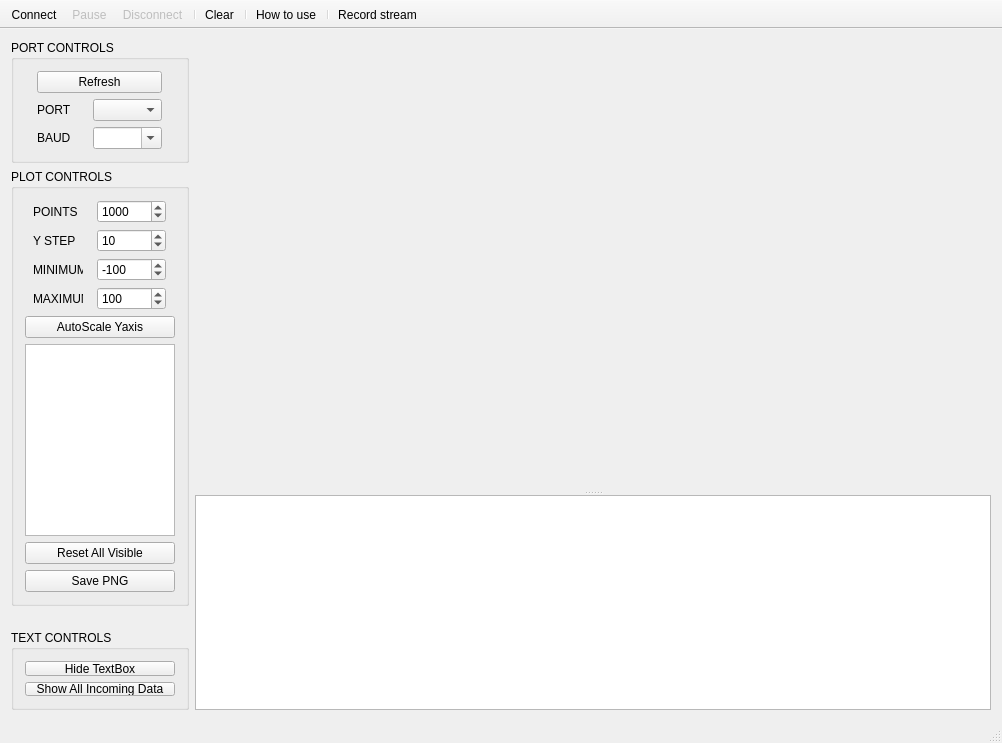
<?xml version="1.0" encoding="UTF-8"?>
<ui version="4.0">
 <class>MainWindow</class>
 <widget class="QMainWindow" name="MainWindow">
  <property name="geometry">
   <rect>
    <x>0</x>
    <y>0</y>
    <width>1002</width>
    <height>743</height>
   </rect>
  </property>
  <property name="minimumSize">
   <size>
    <width>840</width>
    <height>620</height>
   </size>
  </property>
  <property name="windowTitle">
   <string>Ground Motion Detection System</string>
  </property>
  <widget class="QWidget" name="centralWidget">
   <layout class="QGridLayout" name="gridLayout_3">
    <item row="0" column="0">
     <layout class="QVBoxLayout" name="controlsLayout">
      <item>
       <widget class="QGroupBox" name="PortControlsBox">
        <property name="title">
         <string>PORT CONTROLS</string>
        </property>
        <property name="flat">
         <bool>false</bool>
        </property>
        <property name="checkable">
         <bool>false</bool>
        </property>
        <layout class="QGridLayout" name="gridLayout">
         <item row="0" column="0">
          <layout class="QVBoxLayout" name="verticalLayout_3">
           <item>
            <widget class="QPushButton" name="pushButton">
             <property name="text">
              <string>Refresh</string>
             </property>
            </widget>
           </item>
           <item>
            <layout class="QHBoxLayout" name="horizontalLayout">
             <item>
              <widget class="QLabel" name="labelPort">
               <property name="maximumSize">
                <size>
                 <width>50</width>
                 <height>16777215</height>
                </size>
               </property>
               <property name="text">
                <string>PORT</string>
               </property>
              </widget>
             </item>
             <item>
              <widget class="QComboBox" name="comboPort">
               <property name="sizePolicy">
                <sizepolicy hsizetype="Fixed" vsizetype="Fixed">
                 <horstretch>0</horstretch>
                 <verstretch>0</verstretch>
                </sizepolicy>
               </property>
               <property name="minimumSize">
                <size>
                 <width>69</width>
                 <height>0</height>
                </size>
               </property>
               <property name="maximumSize">
                <size>
                 <width>69</width>
                 <height>16777215</height>
                </size>
               </property>
              </widget>
             </item>
            </layout>
           </item>
           <item>
            <layout class="QHBoxLayout" name="horizontalLayout_2">
             <item>
              <widget class="QLabel" name="labelBaud">
               <property name="maximumSize">
                <size>
                 <width>50</width>
                 <height>16777215</height>
                </size>
               </property>
               <property name="text">
                <string>BAUD</string>
               </property>
              </widget>
             </item>
             <item>
              <widget class="QComboBox" name="comboBaud">
               <property name="sizePolicy">
                <sizepolicy hsizetype="Fixed" vsizetype="Fixed">
                 <horstretch>0</horstretch>
                 <verstretch>0</verstretch>
                </sizepolicy>
               </property>
               <property name="minimumSize">
                <size>
                 <width>69</width>
                 <height>0</height>
                </size>
               </property>
               <property name="maximumSize">
                <size>
                 <width>69</width>
                 <height>16777215</height>
                </size>
               </property>
               <property name="editable">
                <bool>true</bool>
               </property>
              </widget>
             </item>
            </layout>
           </item>
          </layout>
         </item>
        </layout>
       </widget>
      </item>
      <item>
       <widget class="QGroupBox" name="PlotControlsBox">
        <property name="title">
         <string>PLOT CONTROLS</string>
        </property>
        <layout class="QGridLayout" name="gridLayout_2">
         <item row="0" column="0">
          <layout class="QVBoxLayout" name="plotControlsLayout">
           <item>
            <layout class="QHBoxLayout" name="horizontalLayout_10">
             <item>
              <widget class="QLabel" name="pointsLabel">
               <property name="minimumSize">
                <size>
                 <width>50</width>
                 <height>0</height>
                </size>
               </property>
               <property name="maximumSize">
                <size>
                 <width>50</width>
                 <height>16777215</height>
                </size>
               </property>
               <property name="text">
                <string>POINTS</string>
               </property>
              </widget>
             </item>
             <item>
              <widget class="QSpinBox" name="spinPoints">
               <property name="minimumSize">
                <size>
                 <width>69</width>
                 <height>0</height>
                </size>
               </property>
               <property name="maximumSize">
                <size>
                 <width>69</width>
                 <height>16777215</height>
                </size>
               </property>
               <property name="minimum">
                <number>0</number>
               </property>
               <property name="maximum">
                <number>999999999</number>
               </property>
               <property name="singleStep">
                <number>10</number>
               </property>
               <property name="value">
                <number>1000</number>
               </property>
              </widget>
             </item>
            </layout>
           </item>
           <item>
            <layout class="QHBoxLayout" name="horizontalLayout_9">
             <item>
              <widget class="QLabel" name="labelYStep">
               <property name="minimumSize">
                <size>
                 <width>50</width>
                 <height>0</height>
                </size>
               </property>
               <property name="maximumSize">
                <size>
                 <width>50</width>
                 <height>16777215</height>
                </size>
               </property>
               <property name="text">
                <string>Y STEP</string>
               </property>
              </widget>
             </item>
             <item>
              <widget class="QSpinBox" name="spinYStep">
               <property name="minimumSize">
                <size>
                 <width>69</width>
                 <height>0</height>
                </size>
               </property>
               <property name="maximumSize">
                <size>
                 <width>69</width>
                 <height>16777215</height>
                </size>
               </property>
               <property name="minimum">
                <number>1</number>
               </property>
               <property name="maximum">
                <number>10000</number>
               </property>
               <property name="singleStep">
                <number>1</number>
               </property>
               <property name="value">
                <number>10</number>
               </property>
              </widget>
             </item>
            </layout>
           </item>
           <item>
            <layout class="QHBoxLayout" name="horizontalLayout_7">
             <item>
              <widget class="QLabel" name="label">
               <property name="minimumSize">
                <size>
                 <width>50</width>
                 <height>0</height>
                </size>
               </property>
               <property name="maximumSize">
                <size>
                 <width>50</width>
                 <height>16777215</height>
                </size>
               </property>
               <property name="text">
                <string>MINIMUM</string>
               </property>
              </widget>
             </item>
             <item>
              <widget class="QSpinBox" name="spinAxesMin">
               <property name="minimumSize">
                <size>
                 <width>69</width>
                 <height>0</height>
                </size>
               </property>
               <property name="maximumSize">
                <size>
                 <width>69</width>
                 <height>16777215</height>
                </size>
               </property>
               <property name="minimum">
                <number>-65536</number>
               </property>
               <property name="maximum">
                <number>65536</number>
               </property>
               <property name="singleStep">
                <number>10</number>
               </property>
               <property name="value">
                <number>-100</number>
               </property>
              </widget>
             </item>
            </layout>
           </item>
           <item>
            <layout class="QHBoxLayout" name="horizontalLayout_8">
             <item>
              <widget class="QLabel" name="label_2">
               <property name="minimumSize">
                <size>
                 <width>50</width>
                 <height>0</height>
                </size>
               </property>
               <property name="maximumSize">
                <size>
                 <width>50</width>
                 <height>16777215</height>
                </size>
               </property>
               <property name="text">
                <string>MAXIMUM</string>
               </property>
              </widget>
             </item>
             <item>
              <widget class="QSpinBox" name="spinAxesMax">
               <property name="minimumSize">
                <size>
                 <width>69</width>
                 <height>0</height>
                </size>
               </property>
               <property name="maximumSize">
                <size>
                 <width>69</width>
                 <height>16777215</height>
                </size>
               </property>
               <property name="minimum">
                <number>-65536</number>
               </property>
               <property name="maximum">
                <number>65536</number>
               </property>
               <property name="singleStep">
                <number>10</number>
               </property>
               <property name="value">
                <number>100</number>
               </property>
              </widget>
             </item>
            </layout>
           </item>
           <item>
            <widget class="QPushButton" name="pushButton_AutoScale">
             <property name="sizeIncrement">
              <size>
               <width>0</width>
               <height>8</height>
              </size>
             </property>
             <property name="text">
              <string>AutoScale Yaxis</string>
             </property>
            </widget>
           </item>
           <item>
            <widget class="QListWidget" name="listWidget_Channels">
             <property name="sizePolicy">
              <sizepolicy hsizetype="Minimum" vsizetype="MinimumExpanding">
               <horstretch>0</horstretch>
               <verstretch>0</verstretch>
              </sizepolicy>
             </property>
             <property name="minimumSize">
              <size>
               <width>0</width>
               <height>0</height>
              </size>
             </property>
             <property name="maximumSize">
              <size>
               <width>150</width>
               <height>16777215</height>
              </size>
             </property>
             <property name="layoutDirection">
              <enum>Qt::LeftToRight</enum>
             </property>
             <property name="autoScroll">
              <bool>false</bool>
             </property>
             <property name="editTriggers">
              <set>QAbstractItemView::NoEditTriggers</set>
             </property>
             <property name="alternatingRowColors">
              <bool>true</bool>
             </property>
             <property name="selectionBehavior">
              <enum>QAbstractItemView::SelectItems</enum>
             </property>
             <property name="textElideMode">
              <enum>Qt::ElideMiddle</enum>
             </property>
             <property name="resizeMode">
              <enum>QListView::Adjust</enum>
             </property>
             <property name="modelColumn">
              <number>0</number>
             </property>
             <property name="selectionRectVisible">
              <bool>true</bool>
             </property>
            </widget>
           </item>
           <item>
            <widget class="QPushButton" name="pushButton_ResetVisible">
             <property name="text">
              <string>Reset All Visible</string>
             </property>
            </widget>
           </item>
           <item>
            <widget class="QPushButton" name="savePNGButton">
             <property name="text">
              <string>Save PNG</string>
             </property>
            </widget>
           </item>
          </layout>
         </item>
        </layout>
       </widget>
      </item>
      <item>
       <spacer name="verticalSpacer">
        <property name="orientation">
         <enum>Qt::Vertical</enum>
        </property>
        <property name="sizeHint" stdset="0">
         <size>
          <width>20</width>
          <height>40</height>
         </size>
        </property>
       </spacer>
      </item>
      <item>
       <widget class="QGroupBox" name="gridGroupBox">
        <property name="minimumSize">
         <size>
          <width>0</width>
          <height>80</height>
         </size>
        </property>
        <property name="title">
         <string>TEXT CONTROLS</string>
        </property>
        <layout class="QGridLayout" name="TextControlsBox">
         <item row="0" column="0">
          <layout class="QVBoxLayout" name="verticalLayout">
           <item>
            <widget class="QPushButton" name="pushButton_TextEditHide">
             <property name="text">
              <string>Hide TextBox</string>
             </property>
             <property name="checkable">
              <bool>true</bool>
             </property>
             <property name="checked">
              <bool>false</bool>
             </property>
            </widget>
           </item>
           <item>
            <widget class="QPushButton" name="pushButton_ShowallData">
             <property name="text">
              <string>Show All Incoming Data</string>
             </property>
             <property name="checkable">
              <bool>true</bool>
             </property>
            </widget>
           </item>
          </layout>
         </item>
        </layout>
       </widget>
      </item>
     </layout>
    </item>
    <item row="0" column="1">
     <layout class="QGridLayout" name="gridLayout_4">
      <item row="1" column="0">
       <widget class="QSplitter" name="splitter">
        <property name="sizePolicy">
         <sizepolicy hsizetype="Expanding" vsizetype="MinimumExpanding">
          <horstretch>0</horstretch>
          <verstretch>0</verstretch>
         </sizepolicy>
        </property>
        <property name="font">
         <font>
          <family>Consolas</family>
         </font>
        </property>
        <property name="frameShape">
         <enum>QFrame::NoFrame</enum>
        </property>
        <property name="orientation">
         <enum>Qt::Vertical</enum>
        </property>
        <property name="opaqueResize">
         <bool>true</bool>
        </property>
        <property name="handleWidth">
         <number>5</number>
        </property>
        <property name="childrenCollapsible">
         <bool>false</bool>
        </property>
        <widget class="QCustomPlot" name="plot" native="true">
         <property name="sizePolicy">
          <sizepolicy hsizetype="Preferred" vsizetype="Expanding">
           <horstretch>0</horstretch>
           <verstretch>0</verstretch>
          </sizepolicy>
         </property>
         <property name="minimumSize">
          <size>
           <width>0</width>
           <height>400</height>
          </size>
         </property>
        </widget>
        <widget class="QTextEdit" name="textEdit_UartWindow">
         <property name="sizePolicy">
          <sizepolicy hsizetype="Preferred" vsizetype="Minimum">
           <horstretch>0</horstretch>
           <verstretch>0</verstretch>
          </sizepolicy>
         </property>
         <property name="minimumSize">
          <size>
           <width>0</width>
           <height>150</height>
          </size>
         </property>
        </widget>
       </widget>
      </item>
      <item row="0" column="0">
       <spacer name="horizontalSpacer">
        <property name="orientation">
         <enum>Qt::Horizontal</enum>
        </property>
        <property name="sizeHint" stdset="0">
         <size>
          <width>40</width>
          <height>1</height>
         </size>
        </property>
       </spacer>
      </item>
     </layout>
    </item>
   </layout>
  </widget>
  <widget class="QStatusBar" name="statusBar"/>
  <widget class="QToolBar" name="toolBar">
   <property name="windowTitle">
    <string>Ground Motion Detection System</string>
   </property>
   <property name="movable">
    <bool>false</bool>
   </property>
   <property name="allowedAreas">
    <set>Qt::TopToolBarArea</set>
   </property>
   <property name="floatable">
    <bool>false</bool>
   </property>
   <attribute name="toolBarArea">
    <enum>TopToolBarArea</enum>
   </attribute>
   <attribute name="toolBarBreak">
    <bool>false</bool>
   </attribute>
   <addaction name="actionConnect"/>
   <addaction name="actionPause_Plot"/>
   <addaction name="actionDisconnect"/>
   <addaction name="separator"/>
   <addaction name="actionClear"/>
   <addaction name="separator"/>
   <addaction name="actionHow_to_use"/>
   <addaction name="separator"/>
   <addaction name="actionRecord_stream"/>
  </widget>
  <action name="actionConnect">
   <property name="icon">
    <iconset resource="res/serial_port_plotter.qrc">
     <normaloff>:/serial_port_plotter/play_nor.png</normaloff>
     <normalon>:/serial_port_plotter/play_nor.png</normalon>
     <disabledoff>:/serial_port_plotter/play_dis.png</disabledoff>
     <disabledon>:/serial_port_plotter/play_dis.png</disabledon>
     <activeoff>:/serial_port_plotter/play_act.png</activeoff>
     <activeon>:/serial_port_plotter/play_act.png</activeon>
     <selectedoff>:/serial_port_plotter/play_act.png</selectedoff>
     <selectedon>:/serial_port_plotter/play_act.png</selectedon>:/serial_port_plotter/play_nor.png</iconset>
   </property>
   <property name="text">
    <string>Connect</string>
   </property>
   <property name="toolTip">
    <string>Connect to COM port</string>
   </property>
  </action>
  <action name="actionPause_Plot">
   <property name="enabled">
    <bool>false</bool>
   </property>
   <property name="icon">
    <iconset resource="res/serial_port_plotter.qrc">
     <normaloff>:/serial_port_plotter/pause_nor.png</normaloff>
     <normalon>:/serial_port_plotter/pause_nor.png</normalon>
     <disabledoff>:/serial_port_plotter/pause_dis.png</disabledoff>
     <disabledon>:/serial_port_plotter/pause_dis.png</disabledon>
     <activeoff>:/serial_port_plotter/pause_act.png</activeoff>
     <activeon>:/serial_port_plotter/pause_act.png</activeon>
     <selectedoff>:/serial_port_plotter/pause_act.png</selectedoff>
     <selectedon>:/serial_port_plotter/pause_act.png</selectedon>:/serial_port_plotter/pause_nor.png</iconset>
   </property>
   <property name="text">
    <string>Pause</string>
   </property>
   <property name="toolTip">
    <string>Pause plot</string>
   </property>
  </action>
  <action name="actionDisconnect">
   <property name="enabled">
    <bool>false</bool>
   </property>
   <property name="icon">
    <iconset resource="res/serial_port_plotter.qrc">
     <normaloff>:/serial_port_plotter/stop_nor.png</normaloff>
     <normalon>:/serial_port_plotter/stop_nor.png</normalon>
     <disabledoff>:/serial_port_plotter/stop_dis.png</disabledoff>
     <disabledon>:/serial_port_plotter/stop_dis.png</disabledon>
     <activeoff>:/serial_port_plotter/stop_act.png</activeoff>
     <activeon>:/serial_port_plotter/stop_act.png</activeon>
     <selectedoff>:/serial_port_plotter/stop_act.png</selectedoff>
     <selectedon>:/serial_port_plotter/stop_act.png</selectedon>:/serial_port_plotter/stop_nor.png</iconset>
   </property>
   <property name="text">
    <string>Disconnect</string>
   </property>
   <property name="toolTip">
    <string>Disconnect COM port</string>
   </property>
  </action>
  <action name="actionClear">
   <property name="enabled">
    <bool>true</bool>
   </property>
   <property name="icon">
    <iconset resource="res/serial_port_plotter.qrc">
     <normaloff>:/serial_port_plotter/clear_nor.png</normaloff>
     <normalon>:/serial_port_plotter/clear_nor.png</normalon>
     <disabledoff>:/serial_port_plotter/clear_dis.png</disabledoff>
     <disabledon>:/serial_port_plotter/clear_dis.png</disabledon>
     <activeoff>:/serial_port_plotter/clear_act.png</activeoff>
     <activeon>:/serial_port_plotter/clear_act.png</activeon>
     <selectedoff>:/serial_port_plotter/clear_act.png</selectedoff>
     <selectedon>:/serial_port_plotter/clear_act.png</selectedon>:/serial_port_plotter/clear_nor.png</iconset>
   </property>
   <property name="text">
    <string>Clear</string>
   </property>
   <property name="toolTip">
    <string>Clear plot data</string>
   </property>
  </action>
  <action name="actionHow_to_use">
   <property name="icon">
    <iconset resource="res/serial_port_plotter.qrc">
     <normaloff>:/serial_port_plotter/help_nor.png</normaloff>
     <normalon>:/serial_port_plotter/help_nor.png</normalon>
     <disabledoff>:/serial_port_plotter/help_dis.png</disabledoff>
     <disabledon>:/serial_port_plotter/help_dis.png</disabledon>
     <activeoff>:/serial_port_plotter/help_act.png</activeoff>
     <activeon>:/serial_port_plotter/help_act.png</activeon>
     <selectedoff>:/serial_port_plotter/help_act.png</selectedoff>
     <selectedon>:/serial_port_plotter/help_act.png</selectedon>:/serial_port_plotter/help_nor.png</iconset>
   </property>
   <property name="text">
    <string>How to use</string>
   </property>
  </action>
  <action name="actionRecord_stream">
   <property name="checkable">
    <bool>true</bool>
   </property>
   <property name="checked">
    <bool>false</bool>
   </property>
   <property name="enabled">
    <bool>true</bool>
   </property>
   <property name="icon">
    <iconset resource="res/serial_port_plotter.qrc">
     <normaloff>:/icons/line_icon_set/document.png</normaloff>
     <normalon>:/icons/line_icon_set_text/document.png</normalon>
     <disabledoff>:/icons/line_icon_set/document.png</disabledoff>:/icons/line_icon_set/document.png</iconset>
   </property>
   <property name="text">
    <string>Record stream</string>
   </property>
   <property name="toolTip">
    <string>Record the incoming data to a .csv file ( shortcut : s )</string>
   </property>
   <property name="shortcut">
    <string/>
   </property>
   <property name="visible">
    <bool>true</bool>
   </property>
  </action>
 </widget>
 <layoutdefault spacing="6" margin="11"/>
 <customwidgets>
  <customwidget>
   <class>QCustomPlot</class>
   <extends>QWidget</extends>
   <header location="global">qcustomplot/qcustomplot.h</header>
   <container>1</container>
  </customwidget>
 </customwidgets>
 <resources>
  <include location="res/serial_port_plotter.qrc"/>
 </resources>
 <connections/>
</ui>
